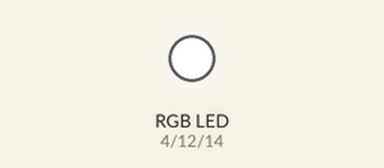
Bench run of a sketch on a simulated Arduino Uno, built with avr-gcc and run on an emulated ATmega328P. Shown: an RGB LED mixed from three pins (HIGH = lit). Random numbers use the default seed unless the sketch sets one; what the sketch prints to the serial monitor is not drawn.

Above: at 0.1 s.
At 82.9 s:
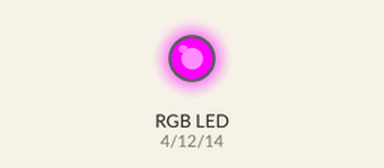
At 115.2 s:
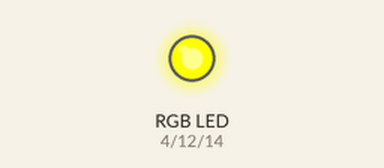
Timing chart, 0 to 127.5 s (numbered marks = the images above):
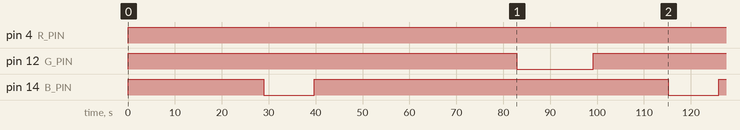

Measured:
- by itself, pin 4 (R_PIN): LOW → HIGH at 0.00 s
- by itself, pin 12 (G_PIN): LOW → HIGH at 0.00 s, → LOW 82.9 s later, → HIGH 16.4 s later
- by itself, pin 14 (B_PIN): goes HIGH 28.9 s, LOW 10.8 s, HIGH 75.4 s, LOW 10.8 s, then HIGH

The sketch:

RGB_LED.ino
```cpp
const int R_PIN = 4;
const int G_PIN = 12;
const int B_PIN = 14;

const float SPEED_D = 65536.0f;
const float MAX_SPEED_N = 256.0f;
const float C_SPEED = 1.0f / SPEED_D;
const int MAX = 1023;

float r = 0, rd = 0, rs = 0, g = 0, gd = 0, gs = 0, b = 0, bd = 0, bs = 0;

void setup() {
  Serial.begin(115200);

  pinMode(R_PIN, OUTPUT);
  pinMode(G_PIN, OUTPUT);
  pinMode(B_PIN, OUTPUT);

  r = random(MAX);
  g = random(MAX);
  b = random(MAX);

  rs = random(1, int(SPEED_D / MAX_SPEED_N + 1)) / SPEED_D;
  gs = random(1, int(SPEED_D / MAX_SPEED_N + 1)) / SPEED_D;
  bs = random(1, int(SPEED_D / MAX_SPEED_N + 1)) / SPEED_D;

  rd = rs * (random(2) * 2 - 1);
  gd = gs * (random(2) * 2 - 1);
  bd = bs * (random(2) * 2 - 1);

  Serial.println();
  Serial.print("rs: 1/");
  Serial.println(1/rs);
  Serial.print("gs: 1/");
  Serial.println(1/gs);
  Serial.print("bs: 1/");
  Serial.println(1/bs);
}

void loop() {
  analogWrite(R_PIN, MAX - r);
  analogWrite(G_PIN, MAX - g);
  analogWrite(B_PIN, MAX - b);

  rd = getDir(r, rd, rs);
  gd = getDir(g, gd, gs);
  bd = getDir(b, bd, bs);

  r += rd;
  g += gd;
  b += bd;
}

float getDir(float val, float dir, float c_speed) {
  if (val >= MAX)
    return -c_speed;
  else if (val <= 0)
    return c_speed;

  return dir;
}
```
